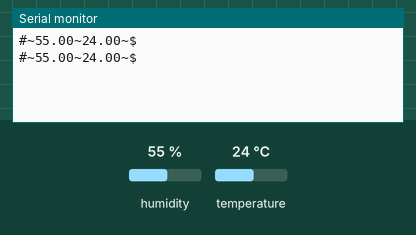
Bench run of a sketch on a simulated Arduino Uno, built with avr-gcc and run on an emulated ATmega328P. Shown: the last lines printed to the serial monitor. Inputs (shaded band) come from the test bench; at power-on: humidity 55 %, temperature 24 °C.

Above: at 4.8 s.
4.9 s: humidity set to 22 %
At 8.4 s:
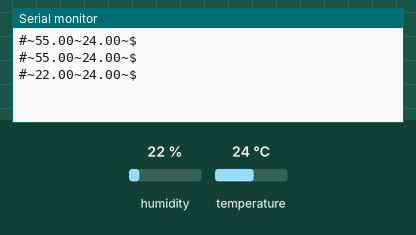
9.9 s: temperature set to 12 °C
At 12.4 s:
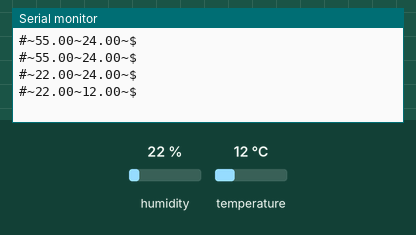
14.9 s: humidity set to 40 %
At 17.5 s:
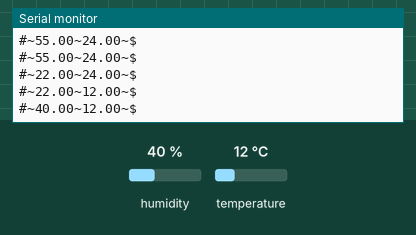
Timing chart, 0 to 19.0 s (numbered marks = the images above; inputs shaded):
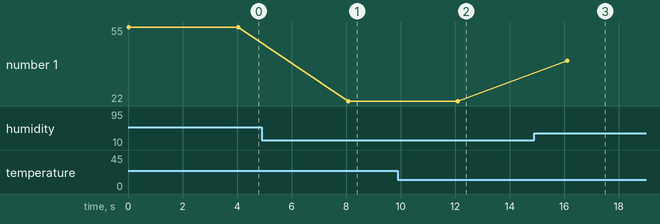

The sketch:

dht11-arduino-program.ino
```cpp
#include "DHT.h"

DHT dht(2,DHT11);
float h,t;
void setup() {
  Serial.begin(9600);
  dht.begin();
}

void loop() {
  h=dht.readHumidity();
  t=dht.readTemperature();

  if(isnan(h) || isnan(t))
    return;

  Serial.print("#"); // Start of Frame
  Serial.print("~"); // Seperator
  Serial.print(h);
  Serial.print("~"); // Seperator
  Serial.print(t);
  Serial.print("~");
  Serial.println("$"); // End of Frame
  delay(4000); // 4 seconds of delay

}
```

Measured:
- after the input at 4.9 s, the serial monitor: prints a new line after 3.2 s (image 1)
- after the input at 9.9 s, the serial monitor: prints a new line after 2.2 s (image 2)
- after the input at 14.9 s, the serial monitor: prints a new line after 1.2 s (image 3)
- plotted number 1: 55 → 22 after the input at 4.9 s, 22 → 40 after the input at 14.9 s
